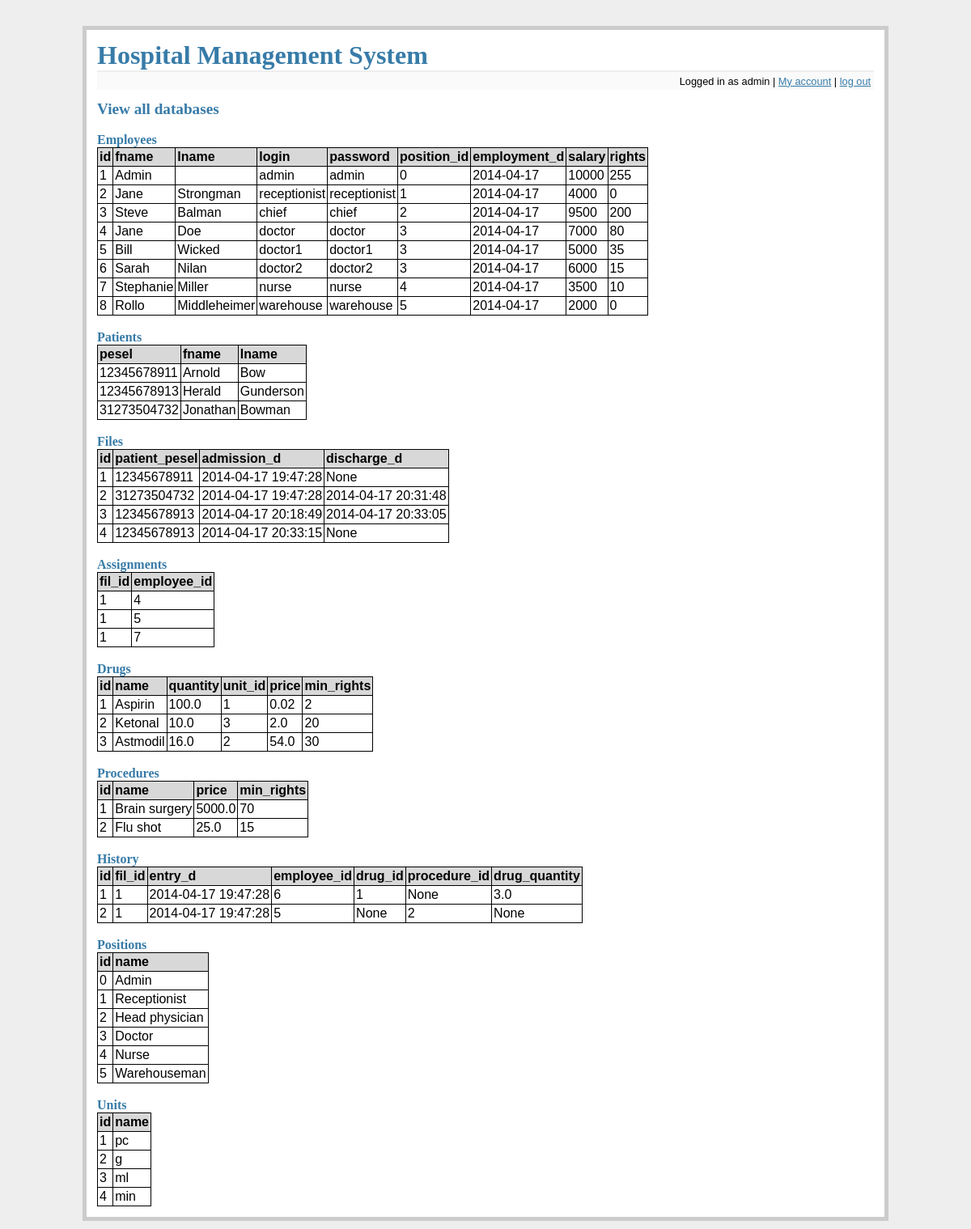
/view_all_databases (signed in), run on the app's committed database.
### tables this page shows
CREATE TABLE employees (
    id integer primary key autoincrement,
    fname text not null,
    lname text not null,
    login text not null unique,
    password text not null,
    position_id integer not null,
    employment_d date not null,
    salary integer not null,
    rights integer not null,
    foreign key(position_id) references positions(id)
);

CREATE TABLE patients (
    pesel integer primary key,
    fname text not null,
    lname text not null
);

CREATE TABLE files (
    id integer primary key autoincrement,
    patient_pesel integer not null,
    admission_d datetime not null,
    discharge_d datetime,
    foreign key(patient_pesel) references patients(pesel)
);

CREATE TABLE assignments (
    fil_id integer not null,
    employee_id integer not null,
    foreign key(fil_id) references files(id),
    foreign key(employee_id) references employees(id)
);

CREATE TABLE drugs (
    id integer primary key autoincrement,
    name text not null,
    quantity float not null,
    unit_id integer not null,
    price float not null,
    min_rights integer not null,
    foreign key(unit_id) references units(id)
);

CREATE TABLE procedures (
    id integer primary key autoincrement,
    name text not null,
    price float not null,
    min_rights integer not null
);

CREATE TABLE history (
    id integer primary key autoincrement,
    fil_id integer not null,
    entry_d datetime not null,
    employee_id integer not null,
    drug_id integer,
    procedure_id integer,
    drug_quantity float,
    foreign key(fil_id) references files(id),
    foreign key(employee_id) references employees(id),
    foreign key(drug_id) references drugs(id),
    foreign key(procedure_id) references procedures(id)
);

CREATE TABLE positions (
    id integer primary key autoincrement,
    name text not null
);

CREATE TABLE units (
    id integer primary key autoincrement,
    name text not null
);

### flaskr.py (the view)
@app.route('/view_all_databases')
def view_all_databases():
    db = get_db()
    if 'logged_in' not in session or not session['logged_in'] or get_position(db, session['username']) != 'Admin':
        flash('You do not have rights to access this part of website')
        return redirect(url_for('main_screen'))
    emps = db.execute('select * from employees').fetchall()
    pos = db.execute('select * from positions').fetchall()
    pat = db.execute('select * from patients').fetchall()
    fil = db.execute('select * from files').fetchall()
    assi = db.execute('select * from assignments').fetchall()
    hist = db.execute('select * from history').fetchall()
    dr = db.execute('select * from drugs').fetchall()
    proc = db.execute('select * from procedures').fetchall()
    units = db.execute('select * from units').fetchall()
    return render_template('view_all_databases.html', employees=emps, positions=pos, patients=pat, files=fil, assignments=assi, history=hist, drugs=dr, procedures=proc, units=units)

### flaskr.py (called while the page is built)
def connect_db():
    rv = sqlite3.connect(app.config['DATABASE'])
    rv.row_factory = sqlite3.Row
    return rv

def get_db():
    if not hasattr(g, 'sqlite_db'):
        g.sqlite_db = connect_db()
    return g.sqlite_db

### tools.py (called while the page is built)
def get_position(db, user):
    cur = db.execute('select p.name from employees as e join positions as p on e.position_id = p.id where e.login = ?', [user])
    res = cur.fetchone()
    return res[0] if res else None

### templates/view_all_databases.html
{% extends "layout.html" %}
{% block body %}
  <h2>View all databases</h2>
  <br/>
  <h3>Employees</h3>
  <table class=dbtable>
  <tr><td>id<td>fname<td>lname<td>login<td>password<td>position_id<td>employment_d<td>salary<td>rights
  {% for row in employees %}
  <tr>
      {% for d in row %}
          <td>{{ d }}
      {% endfor %}
  </tr>
  {% endfor %}
  </table>
  <br/>
  <h3>Patients</h3>
  <table class=dbtable>
  <tr><td>pesel<td>fname<td>lname
  {% for row in patients %}
  <tr>
      {% for d in row %}
          <td>{{ d }}
      {% endfor %}
  </tr>
  {% endfor %}
  </table>
  <br/>
  <h3>Files</h3>
  <table class=dbtable>
  <tr><td>id<td>patient_pesel<td>admission_d<td>discharge_d
  {% for row in files %}
  <tr>
      {% for d in row %}
          <td>{{ d }}
      {% endfor %}
  </tr>
  {% endfor %}
  </table>
  <br/>
  <h3>Assignments</h3>
  <table class=dbtable>
  <tr><td>fil_id<td>employee_id
  {% for row in assignments %}
  <tr>
      {% for d in row %}
          <td>{{ d }}
      {% endfor %}
  </tr>
  {% endfor %}
  </table>
  <br/>
  <h3>Drugs</h3>
  <table class=dbtable>
  <tr><td>id<td>name<td>quantity<td>unit_id<td>price<td>min_rights
  {% for row in drugs %}
  <tr>
      {% for d in row %}
          <td>{{ d }}
      {% endfor %}
  </tr>
  {% endfor %}
  </table>
  <br/>
  <h3>Procedures</h3>
  <table class=dbtable>
  <tr><td>id<td>name<td>price<td>min_rights
  {% for row in procedures %}
  <tr>
      {% for d in row %}
          <td>{{ d }}
      {% endfor %}
  </tr>
  {% endfor %}
  </table>
  <br/>
  <h3>History</h3>
  <table class=dbtable>
  <tr><td>id<td>fil_id<td>entry_d<td>employee_id<td>drug_id<td>procedure_id<td>drug_quantity
  {% for row in history %}
  <tr>
      {% for d in row %}
          <td>{{ d }}
      {% endfor %}
  </tr>
  {% endfor %}
  </table>
  <br/>
  <h3>Positions</h3>
  <table class=dbtable>
  <tr><td>id<td>name
  {% for row in positions %}
  <tr>
      {% for d in row %}
          <td>{{ d }}
      {% endfor %}
  </tr>
  {% endfor %}
  </table>
  <br/>
  <h3>Units</h3>
  <table class=dbtable>
  <tr><td>id<td>name
  {% for row in units %}
  <tr>
      {% for d in row %}
          <td>{{ d }}
      {% endfor %}
  </tr>
  {% endfor %}
  </table>
{% endblock %}

### static/style.css (style rules this page uses)
a, h1, h2, h3 { color: #377ba8; }
h1, h2, h3 { font-family: 'Georgia', serif; margin: 0; }
h2 { font-size: 1.2em; }
h3 { font-size: 1em; }
table, table tr, table td { border-spacing: 0px; border: 1px solid black; border-collapse: collapse; }
table td { padding: 2px; }
table.dbtable tr:first-child { background-color: #D8D8D8; font-weight: bold; }

### data on the page
employees: row "1" "0" "255", fname "Admin", login "admin", password "admin", employment_d "2014-04-17", salary "10000"
employees: row "2" "1" "0", fname "Jane", lname "Strongman", login "receptionist", password "receptionist", employment_d "2014-04-17", salary "4000"
employees: row "3" "2" "200", fname "Steve", lname "Balman", login "chief", password "chief", employment_d "2014-04-17", salary "9500"
employees: row "4" "3" "80", fname "Jane", lname "Doe", login "doctor", password "doctor", employment_d "2014-04-17", salary "7000"
employees: row "5" "3" "35", fname "Bill", lname "Wicked", login "doctor1", password "doctor1", employment_d "2014-04-17", salary "5000"
employees: row "6" "3" "15", fname "Sarah", lname "Nilan", login "doctor2", password "doctor2", employment_d "2014-04-17", salary "6000"
employees: row "7" "4" "10", fname "Stephanie", lname "Miller", login "nurse", password "nurse", employment_d "2014-04-17", salary "3500"
employees: row "8" "5" "0", fname "Rollo", lname "Middleheimer", login "warehouse", password "warehouse", employment_d "2014-04-17", salary "2000"
patients: pesel "12345678911", fname "Arnold", lname "Bow"
patients: pesel "12345678913", fname "Herald", lname "Gunderson"
patients: pesel "31273504732", fname "Jonathan", lname "Bowman"
files: row "1" "None", patient_pesel "12345678911", admission_d "2014-04-17 19:47:28"
files: row "2", patient_pesel "31273504732", admission_d "2014-04-17 19:47:28", discharge_d "2014-04-17 20:31:48"
files: row "3", patient_pesel "12345678913", admission_d "2014-04-17 20:18:49", discharge_d "2014-04-17 20:33:05"
files: row "4" "None", patient_pesel "12345678913", admission_d "2014-04-17 20:33:15"
assignments: row "1" "4"
assignments: row "1" "5"
assignments: row "1" "7"
drugs: row "1" "1" "2", name "Aspirin", quantity "100.0", price "0.02"
drugs: row "2" "3" "20", name "Ketonal", quantity "10.0", price "2.0"
drugs: row "3" "2" "30", name "Astmodil", quantity "16.0", price "54.0"
procedures: row "1" "70", name "Brain surgery", price "5000.0"
procedures: row "2" "15", name "Flu shot", price "25.0"
history: row "1" "1" "6" "1" "None", entry_d "2014-04-17 19:47:28", drug_quantity "3.0"
history: row "2" "1" "5" "None" "2" "None", entry_d "2014-04-17 19:47:28"
positions: row "0", name "Admin"
positions: row "1", name "Receptionist"
positions: row "2", name "Head physician"
positions: row "3", name "Doctor"
positions: row "4", name "Nurse"
positions: row "5", name "Warehouseman"
units: row "1", name "pc"
units: row "2" "g"
units: row "3", name "ml"
units: row "4", name "min"

### other printed values
{{ session.username }} "admin"
